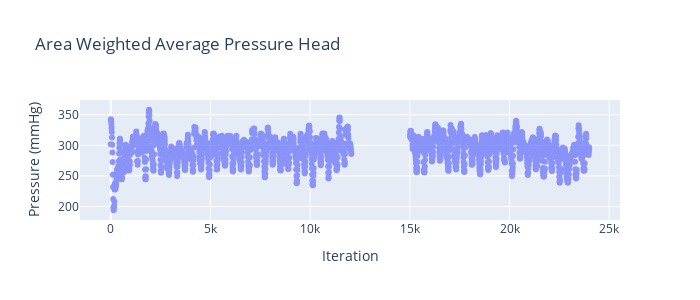

Here is the notebook cell this chart was saved with:
### Code cell
fig = go.Figure()
fig.add_trace(go.Scatter(x=resid_dict['Pressure_Head']['Time Step'],
                         y=resid_dict['Pressure_Head']['p-head-mmHg'],
                         mode='markers',
                         opacity=scatter_opacity,))
# fig.add_trace(go.Scatter(x=bin_df['bin_centres'],
#                          y=bin_df['p-in_bin_mean'],
#                          mode='markers+lines',
#                          name='Mean +/- STD',
#                          line=dict(color='black'),
#                          opacity=.55,
#                          error_y_array=bin_df['p-in_std'],
#                          showlegend=True))
fig.update_layout(
    title="Area Weighted Average Pressure Head",
    xaxis_title="Iteration",
    yaxis_title="Pressure (mmHg)",
    legend_title=None,height=300, width=700,)
fig.show()
print('Time Averaged Pressure Head (mmHg) each blade pass: ' + str(time_sample_dict['Pressure_Head']['p-head-mmHg'].mean()))

### Figure 1 — Plotly figure (JSON) as saved in the notebook; plotly's stock layout.template omitted (floating-point values rounded to 4 significant figures; data arrays with more than 128 entries replaced by an {"elided": "..."} marker saying what was removed)
{"data": [{"mode": "markers", "opacity": 0.7, "type": "scatter", "x": {"elided": "2123 int values"}, "y": {"elided": "2123 float values"}}], "layout": {"height": 300, "legend": {"title": {}}, "title": {"text": "Area Weighted Average Pressure Head"}, "width": 700, "xaxis": {"title": {"text": "Iteration"}}, "yaxis": {"title": {"text": "Pressure (mmHg)"}}}}
